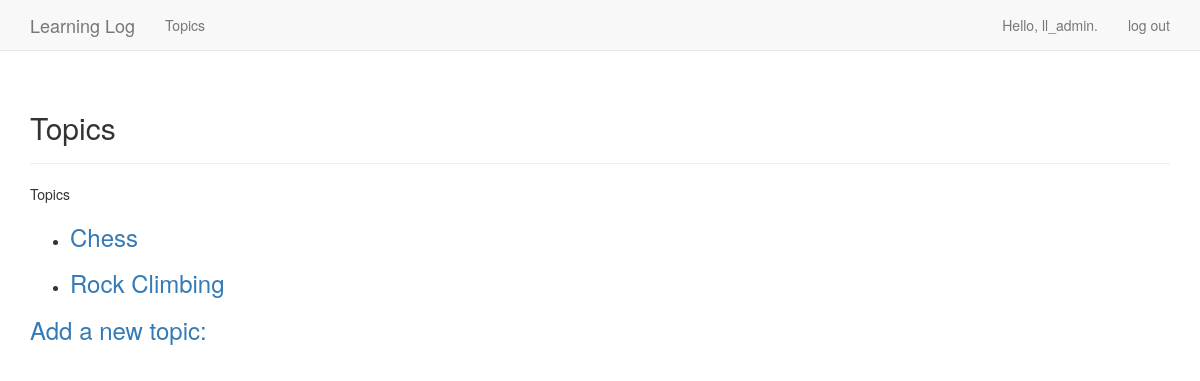
Before: /topics/ (signed in) with the older database file.
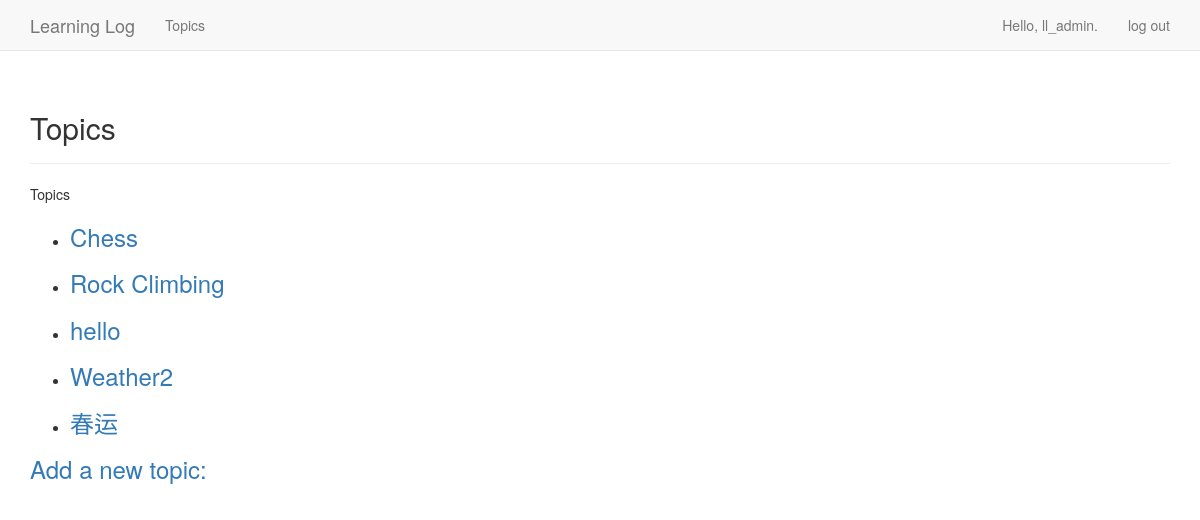
After: the same page with the newer database file.
### learning_logs/models.py (models this page shows)
class Topic(models.Model):
	text = models.CharField(max_length=200)
	date_added = models.DateTimeField(auto_now_add=True)
	owner = models.ForeignKey(User)
	def __str__(self):
		return self.text

### learning_logs/views.py (the view)
# urls.py: url(r'^topics/$', views.topics, name='topics'),
@login_required
def topics(request):
	topics = Topic.objects.filter(owner=request.user).order_by('date_added')
	context = {'topics': topics}
	return render(request, 'learning_logs/topics.html', context)

### learning_logs/templates/learning_logs/topics.html
{% extends "learning_logs/base.html" %}
{% block header %}
    <h2>Topics</h2>
{% endblock header %}
{% block content %}
<p>Topics</p>
<ul>
{% for topic in topics %}
<li>
	<h3>
		<a href="{% url 'learning_logs:topic' topic.id %}">{{topic}}</a>
	</h3>
</li>
{% empty %}
	<li>No topics have been added yet.</li>
{% endfor %}
</ul>
<h3><a href="{% url 'learning_logs:new_topic' %}">Add a new topic:</a></h3>
{% endblock content %}

### learning_logs/templates/learning_logs/base.html (shortened to what this page needs)
{% load bootstrap3 %}
<!DOCTYPE html>
<html lang="ch">
	<head>
		{% bootstrap_css %}
	</head>
	<body>
	<nav class="navbar navbar-default navbar-static-top">
			<div class="container">
					<div class="navbar-header">
						<a class="navbar-brand" href="{% url 'learning_logs:index' %}">Learning Log</a>
					</div>
					<div class="navbar-collapse collapse" id="navbar">
						<ul class="nav navbar-nav">
							<li><a href="{% url 'learning_logs:topics' %}">Topics</a></li>
						</ul>
						<ul class="nav navbar-nav navbar-right">
								{% if user.is_authenticated %}
									<li><a>Hello, {{user.username}}.</a></li>
									<li><a href="{% url 'users:logout' %}">log out</a></li>
								{% else %}
									<li><a href="{% url 'users:register' %}">register</a></li>
									<li><a href="{% url 'users:login' %}">log in</a></li>
								{% endif %}
						</ul>
					</div>
			</div>
	</nav>
    <div class="container">
        <div class="page-header">
            {% block header %}{% endblock header %}
        </div>
        <div>
            {% block content %}{% endblock content %}
        </div>
    </div>
	</body>
</html>

Changed rows visible on the page:
added Topic: text "hello"
added Topic: text "Weather2"
added Topic: text "春运"
